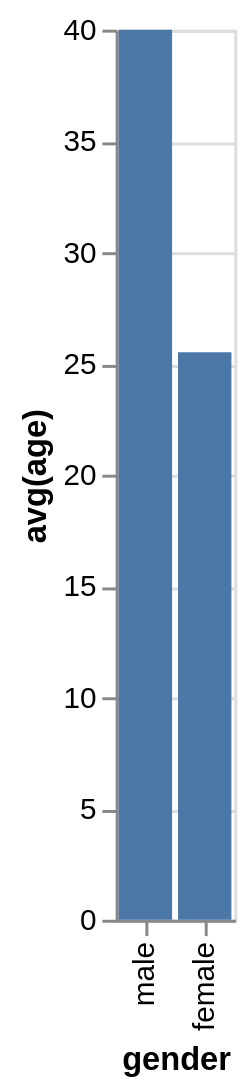

The Vega-Lite source for this figure:
### Vega-Lite specification from a JSON file in a GitHub repository (floating-point values rounded to 4 significant figures)
{"data": {"values": [{"x_data": "male", "y_data": 40}, {"x_data": "female", "y_data": 25.5}]}, "mark": "bar", "encoding": {"x": {"field": "x_data", "type": "nominal", "title": "gender", "sort": {"op": "sum", "field": "y_data", "order": "descending"}}, "y": {"field": "y_data", "type": "quantitative", "title": "avg(age)"}}}
